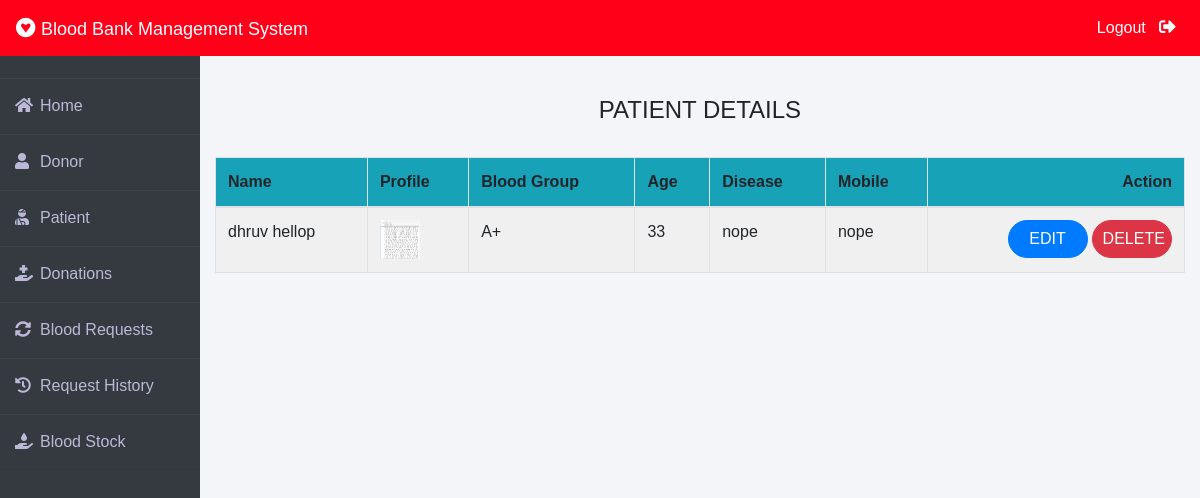
Page /admin-patient (signed in) on the earlier database version.
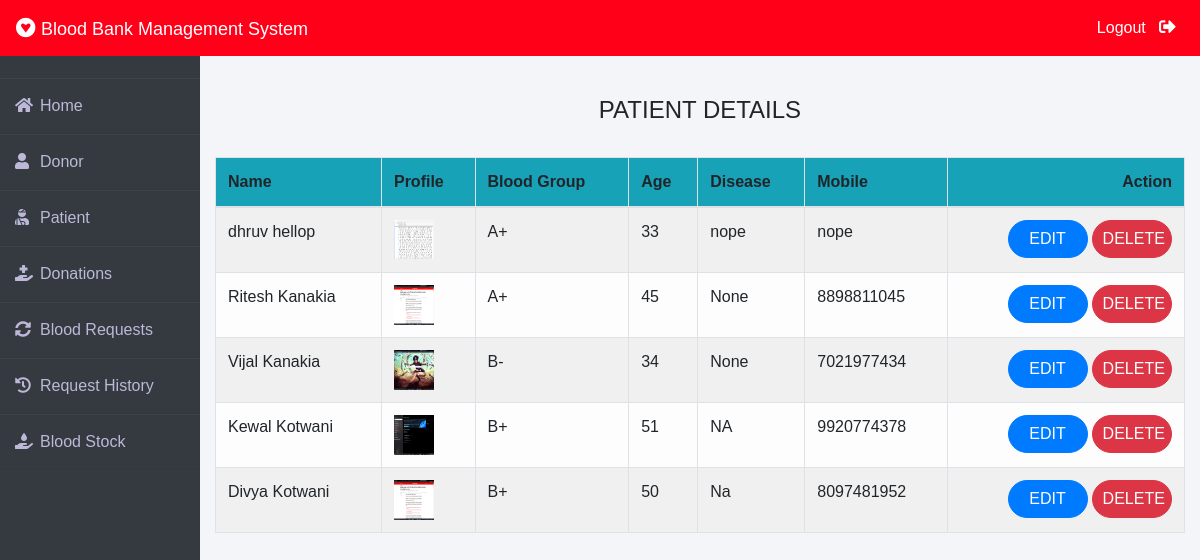
Same page on the later database version.
### patient/models.py (models this page shows, shortened)
class Patient(models.Model):
    user=models.OneToOneField(User,on_delete=models.CASCADE)
    profile_pic= models.ImageField(upload_to='profile_pic/Patient/',null=True,blank=True)
    age=models.PositiveIntegerField()
    bloodgroup=models.CharField(max_length=10)
    disease=models.CharField(max_length=100)
    doctorname=models.CharField(max_length=50)
    address = models.CharField(max_length=40)
    mobile = models.CharField(max_length=20,null=False)
    @property
    def get_name(self):
        return self.user.first_name+" "+self.user.last_name

### blood/views.py (the view)
# urls.py: path('admin-patient', views.admin_patient_view,name='admin-patient'),
@login_required(login_url='adminlogin')
def admin_patient_view(request):
    patients=pmodels.Patient.objects.all()
    return render(request,'blood/admin_patient.html',{'patients':patients})

### templates/blood/admin_patient.html
{% extends 'blood/adminbase.html' %}
{% block content %}
{% load widget_tweaks %}
{%load static%}
<br><br>
<div class="container">
    <H4 class="text-center">PATIENT DETAILS</H4><br>
    <table class="table table-light table-hover table-bordered table-striped">
        <thead class="bg-info">
            <tr>
                <th scope="col">Name</th>
                <th scope="col">Profile</th>
                <th scope="col">Blood Group</th>
                <th scope="col">Age</th>
                <th scope="col">Disease</th>
                <th scope="col">Mobile</th>
                <th class="text-right">Action</th>
            </tr>
        </thead>
        <tbody>
            {% for t in patients %}
            <tr>
                <td> {{t.get_name}}</td>
                <td> <img src="{% static t.profile_pic.url %}" alt="Profile Pic" height="40px" width="40px" /></td>
                <td>{{t.bloodgroup}}</td>
                <td>{{t.age}}</td>
                <td>{{t.disease}}</td>
                <td>{{t.mobile}}</td>
                <td class="text-right">
                    <button class="btn btn-primary badge-pill" style="width: 80px;"><a  style="text-decoration: none;color: white;" href="{% url 'update-patient' t.id  %}">EDIT</a> </button>
                    <button class="btn btn-danger badge-pill" style="width: 80px;"><a  style="text-decoration: none;color: white;" href="{% url 'delete-patient' t.id  %}">DELETE</a> </button>
                </td>
            </tr>
            {% endfor %}
        </tbody>
    </table>
</div>
{% endblock content %}

Differences in the rows shown:
added Patient: get_name "Ritesh Kanakia", profile_pic (picture), bloodgroup "A+", age "45", disease "None", mobile "8898811045"
added Patient: get_name "Vijal Kanakia", profile_pic (picture), bloodgroup "B-", age "34", disease "None", mobile "7021977434"
added Patient: get_name "Kewal Kotwani", profile_pic (picture), bloodgroup "B+", age "51", disease "NA", mobile "9920774378"
added Patient: get_name "Divya Kotwani", profile_pic (picture), bloodgroup "B+", age "50", disease "Na", mobile "8097481952"
